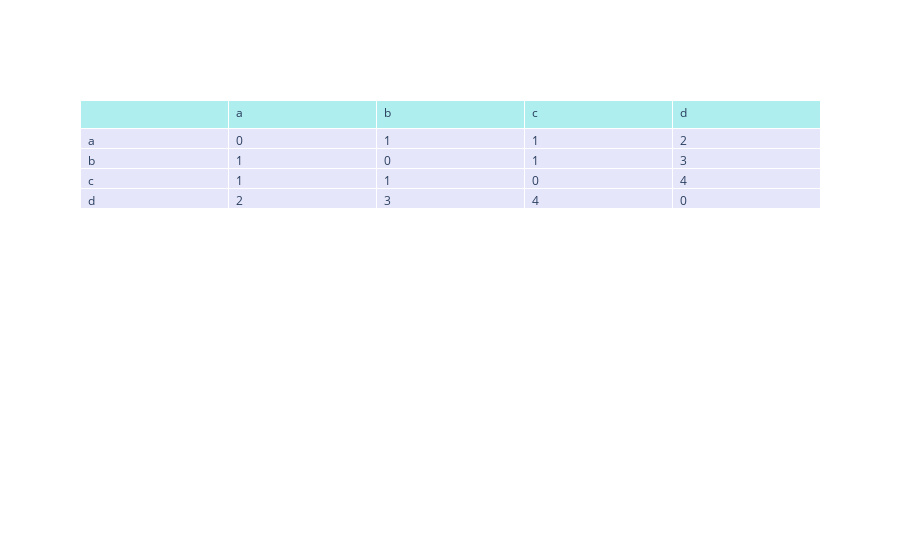

The notebook cell saved with this chart:
### Code cell
import plotly.graph_objects as go
from plotly.subplots import make_subplots

names = ['a', 'b', 'c', 'd']
distanses = np.array([[0, 1, 1, 2], [1, 0, 1, 3], [1, 1, 0, 4], [2, 3, 4, 0]])
    
fig = go.Figure(data=[go.Table(
    header=dict(values=[''] + names, fill_color='paleturquoise', align='left'),
    cells=dict(values=[names] + distanses.tolist(), fill_color='lavender', align='left'))])
fig.show()

### Figure 1 — Plotly figure (JSON) as saved in the notebook; plotly's stock layout.template omitted (floating-point values rounded to 4 significant figures)
{"data": [{"cells": {"align": "left", "fill": {"color": "lavender"}, "values": [["a", "b", "c", "d"], [0, 1, 1, 2], [1, 0, 1, 3], [1, 1, 0, 4], [2, 3, 4, 0]]}, "header": {"align": "left", "fill": {"color": "paleturquoise"}, "values": ["", "a", "b", "c", "d"]}, "type": "table"}], "layout": {}}
